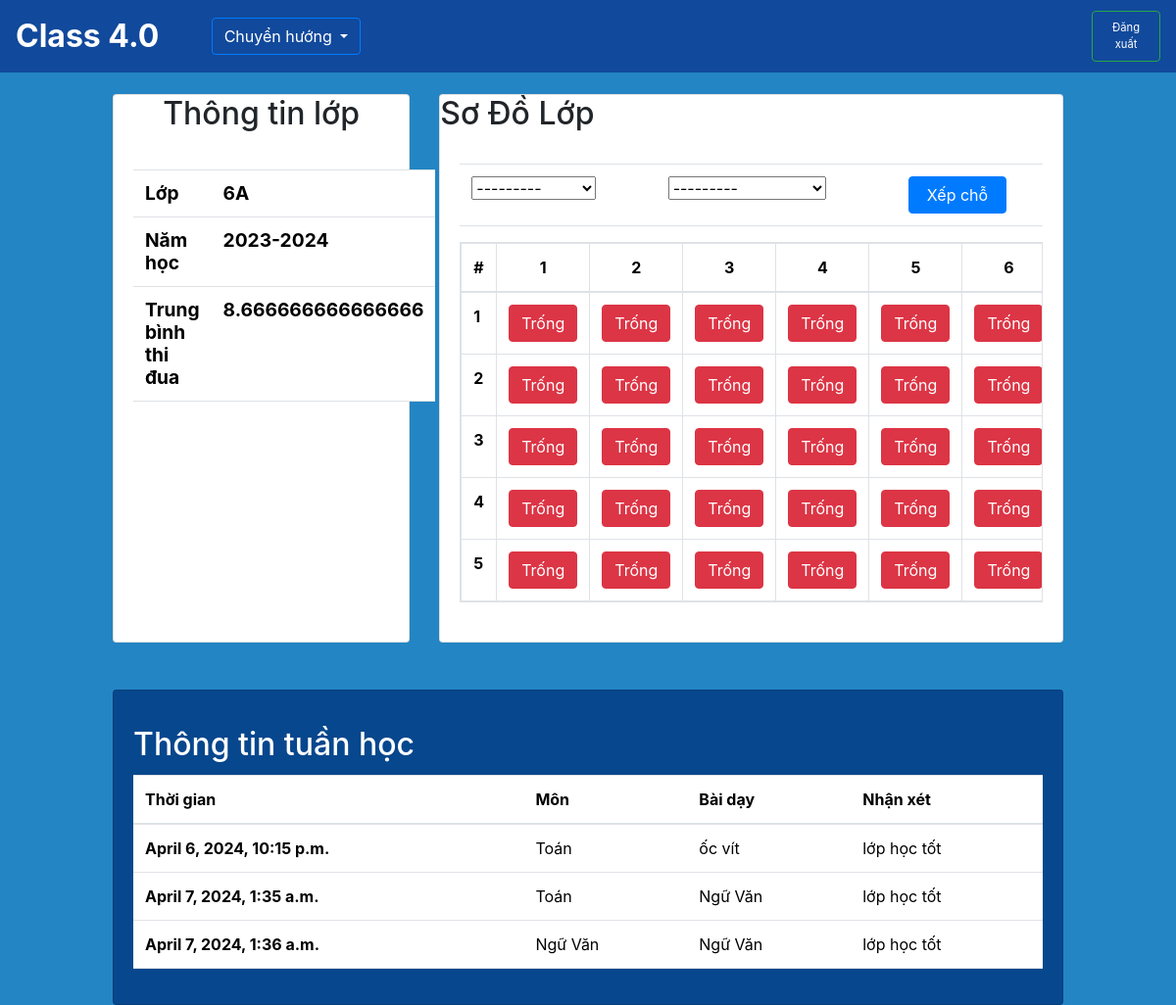
Page /home/6A/summary/ on the earlier database version.
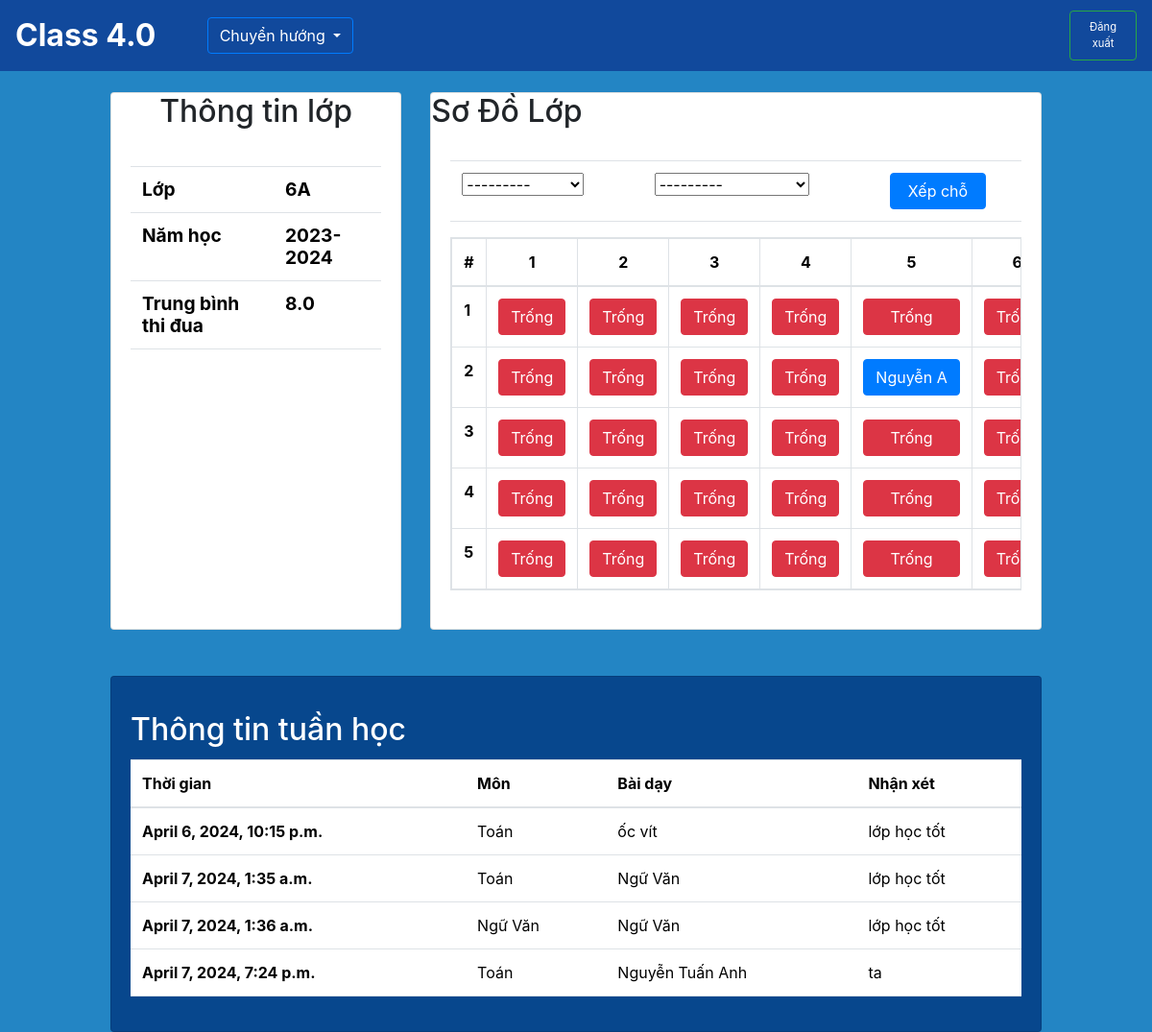
Same page on the later database version.
### CM/models.py (models this page shows, shortened)
class Seat(models.Model):
    classroom = models.ForeignKey(Classroom, on_delete=models.CASCADE, related_name='seats')
    student = models.ForeignKey(Student, on_delete=models.SET_NULL, null=True, blank=True,related_name='seat')
    row = models.PositiveIntegerField()
    column = models.PositiveIntegerField()
    def __str__(self):
        return f"Hàng {self.row}, Cột {self.column}"
    class Meta:
        unique_together = [['classroom', 'row', 'column']]

class Lessons (models.Model):
    name = models.CharField(max_length=150)
    subject = models.ForeignKey(Subject, on_delete=models.CASCADE)
    classroom = models.ForeignKey(Classroom,on_delete=models.CASCADE)
    teacher = models.ForeignKey('app_User.Teacher', on_delete=models.CASCADE)
    counter = models.PositiveIntegerField(default=1)  # Thêm trường counter (đếm số tiết) editable=False
    comment = models.TextField()
    date_time = models.DateTimeField(auto_now_add=True)
    grades = (
        (10, 'Tốt'),
        (8, 'Khá'),
        (6, 'Trung Bình'),
        (4, 'Yếu'),
    )
    grade = models.IntegerField(choices=grades, default='10')

### SM/models.py (models this page shows, shortened)
class Subject (models.Model):
    id = models.CharField(primary_key=True, max_length = 10)
    name = models.CharField(max_length = 100,blank=False, null=False) # cần đảm bảo bắt buôc phải có

class Student(models.Model):
    id = models.IntegerField(primary_key=True)
    name = models.CharField(max_length=100,blank=False, null=False)
    classroom = models.ForeignKey(Classroom, on_delete=models.CASCADE, related_name='student') # cho phép classroom truy vấn được các student của mình
    def __str__(self):
        return f"{self.name} - ID: {self.id}"

### CM/views.py (the view)
# urls.py: path('<str:classroom>/summary/', views.summary_view, name= 'summary'),
def summary_view (request,classroom):
    classroom = get_object_or_404(Classroom, name=classroom) # đưa vào add lesson
    seats = classroom.seats.all().order_by('row', 'column') # đưa vào add lesson
    schedule = Schedule.objects.filter(classroom=classroom).first()
    students = classroom.student.all()
    subjects = classroom.subjects.all()
    lesson = get_lessons_week(classroom=classroom)
    avglessons = get_avglessons(classroom=classroom)
    if request.method == 'POST':
        form = AssignStudentForm(classroom, request.POST)
        if form.is_valid():
            seat = form.cleaned_data['seat']
            student = form.cleaned_data['student']
            seat.assign_student(student)
            return HttpResponseRedirect(request.path_info)
    else:
        form = AssignStudentForm(classroom=classroom)
    context = {
        'lessons':lesson,
        'classroom':classroom,
        'students':students,
        'subjects':subjects,
        'assign_studentForm': form,
        'seats':seats,
        'schedule':schedule,
        'rows': range(1, 6),
        'columns': range(1, 9),
        'avglessons':avglessons
    }
    return render(request, 'summary.html', context)

### CM/forms.py
class AssignStudentForm(forms.Form):
    def __init__(self, classroom, *args, **kwargs):
        super().__init__(*args, **kwargs)
        seats = Seat.objects.filter(classroom=classroom)
        students = Student.objects.filter(classroom=classroom)
        self.fields['seat'] = forms.ModelChoiceField(queryset=seats)
        self.fields['student'] = forms.ModelChoiceField(queryset=students)
    seat = forms.ModelChoiceField(queryset=Seat.objects.none())  # Trường rỗng ban đầu
    student = forms.ModelChoiceField(queryset=Student.objects.none())  # Trường rỗng ban đầu

### CM/views.py (called while the page is built)
def get_lessons_week(classroom):
    today = datetime.now().date()
    start_of_week = today - timedelta(days=today.weekday())
    end_of_week = start_of_week + timedelta(days=6)
    lessons_week = Lessons.objects.filter(classroom=classroom, date_time__date__range=[start_of_week, end_of_week])
    return lessons_week

### CM/templates/summary.html (shortened to what the changed rows need)
{% extends "base.html" %}
{% load static %}
{% block content %}
<div class="row">
    <div class="col-10">
        <div class="row">
            <div class="col-4">
                <div class="card" style="margin-top: 1rem; margin-bottom: 1rem; height:35rem">
                    <h2 class="card-title text-center">Thông tin lớp</h2>
                    <div class="card-body">
                        <div style="margin-top: 2%; margin-bottom: 2%">
                            <table class="table " >
                                <tbody>
                                <tr>
                                    <th class="display-6 font-weight-bold" style="font-size: 1.2em" scope="row">Lớp</th>
                                </tr>
                                <tr>
                                    <th class="display-6 font-weight-bold" style="font-size: 1.2em" scope="row">Năm học</th>
                                </tr>
                                <tr>
                                    <th class="display-6 font-weight-bold" style="font-size: 1.2em" scope="row">Trung bình thi đua</th>
                                    <td class="display-6 font-weight-bold" style="font-size: 1.2em">{{avglessons}}</td>
                                </tr>
                                </tbody>
                            </table>
                        </div>
                    </div>
                </div>
            </div>
            <div class="col-8">
                <div class="card" style="margin-top: 1rem; margin-bottom: 1rem; height:35rem">
                    <h2 class="card-title">Sơ Đồ Lớp</h2>
                    <div class="card-body">
                        <div>
                            <div style="margin-bottom:1rem">
                                <form method="post">
                                    <table class="table">
                                        <thead>
                                            <tr>
                                                <td>
                                                    {{ assign_studentForm.seat }}
                                                </td>
                                                <td>
                                                    {{ assign_studentForm.student }}
                                                </td>
                                                <td>
                                                    <button class="btn btn-primary" style="width:80%" type="submit">Xếp chỗ</button>
                                                </td>
                                            </div>
                            </div>
                                <table class="table table-bordered table-responsive">
                                    <thead>
                                        <tr>
                                            <th>#</th>
                                            {% for column in columns %}
                                            <th class="text-center">{{ column }}</th>
                                            {% endfor %}
                                        </tr>
                                    </thead>
                                    <tbody>
                                        {% for row in rows %}
                                        <tr>
                                            <th>{{ row }}</th>
                                            {% for column in columns %}
                                            <td>
                                                {% for seat in seats %}
                                                    {% if seat.row == row and seat.column == column %}
                                                        {% if not seat.student %}
                                                        <div class="d-flex justify-content-center">
                                                            <button class="btn btn-danger text-white" style="width:100%">Trống</button>
                                                        </div>
                                                        {% else %}
                                                        <div class="d-flex justify-content-center">
                                                        <a class="btn btn-primary text-white text-truncate" style="width:100%">{{ seat.student.name }}</a>
                                                        </div>
                                                        {% endif %}
                                                    {% endif %}
                                                {% endfor %}
                                            </td>
                                            {% endfor %}
                                        </tr>
                                        {% endfor %}
                                    </tbody>
                                </table>
                        </div>
                    </div>
                </div>
            </div>
        </div>
    </div>
</div>
<div class="row">
    <div class="col-10">
        <div class="card" style="background-color: #07478D; margin-top:2rem">
            <div class="card-body">
                    <h2 class="card-title text-white" style="margin-top: 1rem;">Thông tin tuần học</h2>
                    <table class="table">
                        <thead>
                            <tr>
                                <th scope="col">Thời gian</th>
                                <th scope="col">Môn</th>
                                <th scope="col">Bài dạy</th>
                                <th scope="col">Nhận xét</th>
                            </tr>
                        </thead>
                        <tbody>
                            {% if lessons %}
                            {% for lesson in lessons %}
                            <tr>
                                <th scope="row">{{lesson.date_time }}</th>
                                <td>{{lesson.subject.name}}</td>
                                <td>{{lesson.name }}</td>
                                <td>{{lesson.comment}}</td>
                            </tr>
                            {% endfor %}
                            {% endif %}
                        </tbody>
                    </table>
            </div>
        </div>
    </div>
</div>
{% endblock content %}

Differences in the rows shown:
changed Seat: student_id empty → 101 (drawn)
added Lessons: date_time "April 7, 2024, 7:24 p.m.", subject.name "Toán", name "Nguyễn Tuấn Anh", comment "ta"
Other differences:
{{ avglessons }}: "8.666666666666666" → "8.0"
list line gone: "Trống"
new list line: "Nguyễn A"
